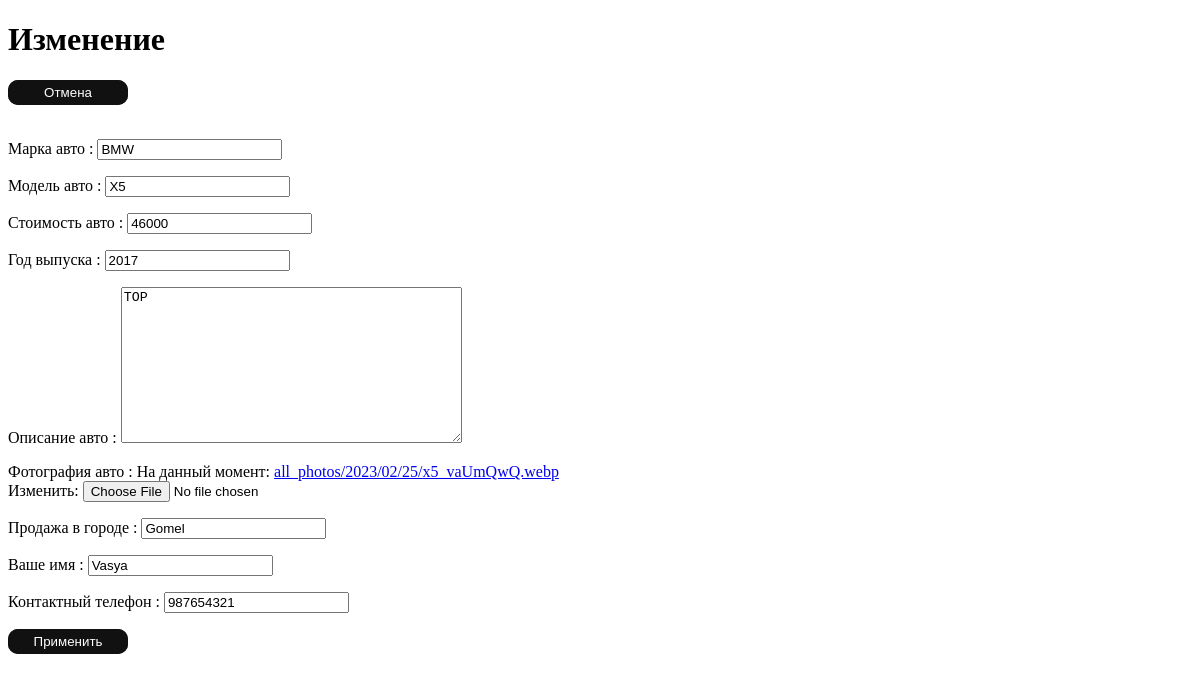
Page /my_post/16/update (signed in) on the committed database.
### main/models.py (models this page shows, shortened)
class Post(models.Model):
    car_brand = models.CharField(
        blank=True, null=True, max_length=20, verbose_name="Марка авто "
    )
    car_model = models.CharField(
        blank=True, null=True, max_length=20, verbose_name="Модель авто "
    )
    name_user = models.CharField(max_length=20, verbose_name="Ваше имя ")
    number_user = models.IntegerField(verbose_name="Контактный телефон ")
    cost = models.IntegerField(verbose_name="Стоимость авто ")
    year = models.IntegerField(verbose_name="Год выпуска ")
    content = models.TextField(verbose_name="Описание авто ")
    photo = models.ImageField(
        verbose_name="Фотография авто ", upload_to="all_photos/%Y/%m/%d/"
    )
    city = models.CharField(max_length=20, verbose_name="Продажа в городе ")
    time_create = models.DateTimeField(auto_now_add=True)
    key = models.ForeignKey(User, blank=True, null=True, on_delete=models.CASCADE)
    tag = models.ForeignKey("Tag", blank=True, null=True, on_delete=models.CASCADE)

### main/views.py (the view)
# urls.py: path('my_post/<int:pk>/update', views.MyPostUpdate.as_view(), name='my_post_update'),
class MyPostUpdate(LoginRequiredMixin, UpdateView):
    model = Post
    template_name = "main/my_post.html"
    success_url = reverse_lazy("app_vladislav_yurenya:my_post_list")
    fields = [
        "car_brand",
        "car_model",
        "cost",
        "year",
        "content",
        "photo",
        "city",
        "name_user",
        "number_user",
    ]

### main/templates/main/my_post.html (shortened to what this page needs)
{% extends 'main/base.html' %}
{% block content %}
<h1>Изменение</h1>
<a href="{% url 'app_vladislav_yurenya:my_post_list' %}">
        <button class="glow-on-hover" type="submit">Отмена</button>
    </a><br><br>
<form method="POST" enctype="multipart/form-data">
  {{form.as_p}}
<button class="glow-on-hover" type="submit">Применить</button>
</form>
{% endblock %}

### main/static/main/css/button.css (style rules this page uses)
html .glow-on-hover { width: 120px; height: 25px; border: none; outline: none; color: #fff; background: #111; cursor: url('/pointer.cur') 4 1; position: relative; z-index: 0; border-radius: 10px; }
.glow-on-hover:before { content: ''; background: linear-gradient(45deg, #ff0000, #ff7300, #fffb00, #48ff00, #00ffd5, #002bff, #7a00ff, #ff00c8, #ff0000); position: absolute; top: -2px; left:-2px; background-size: 400%; z-index: -1; filter: blur(5px); width: calc(100% + 4px); height: calc(100% + 4px); animation: glowing 20s linear infinite; opacity: 0; transition: opacity .3s ease-in-out; border-radius: 10px; }
.glow-on-hover:after { z-index: -1; content: ''; position: absolute; width: 100%; height: 100%; background: #111; left: 0; top: 0; border-radius: 10px; }

### rows in the picture
Post: car_brand "BMW", car_model "X5", cost "46000", year "2017", content "TOP", city "Gomel", name_user "Vasya", number_user "987654321"
